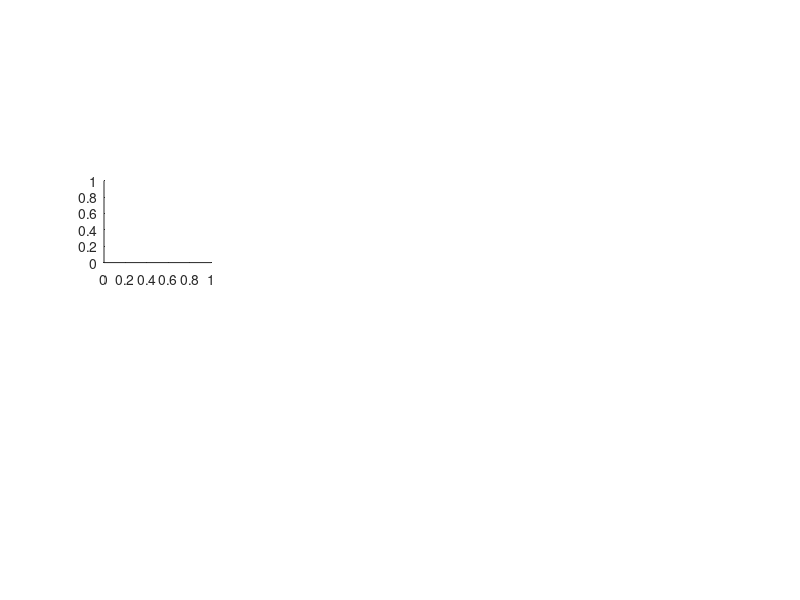

MATLAB code to generate this figure: (Note: this script raises an error after producing the figure.)
%% check that this looks the same as RT and pupil for uncertainty encoding
subplot(445); b = Uncertainty_byErrorCorrect('uncertainty');
ylabel('Uncertainty');

% now the repetition behaviour...
nbins = 3;
subplot(446); psychFuncShift_Bias('uncertainty', nbins, 1);
title('Correct'); ylim([0.45 0.6]);
subplot(447); psychFuncShift_Bias('uncertainty', nbins, 0);
title('Error'); ylim([0.45 0.6]);
subplot(448); b =  psychFuncShift_Bias('uncertainty', nbins, []);
title('All trls'); ylim([0.45 0.6]);
% 
% % correlate to mediation weights
% load(sprintf('%s/Data/GrandAverage/mediationModel.mat', mypath));
% 
% subplot(449);
% plot(b(:, end) - b(:, 1), grandavg.c_corr, '.'); axis tight; lsline;
% xlabel('p(repeat) high - low'); ylabel('mediation c'); axis square;
% 
% print(gcf, '-dpdf', sprintf('%s/Figures/uncertaintyRepetition.pdf', mypath));
